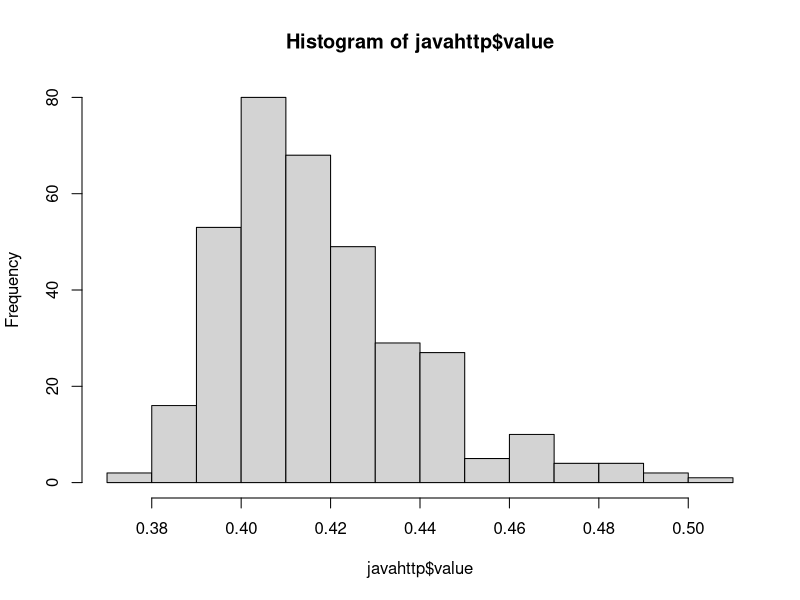
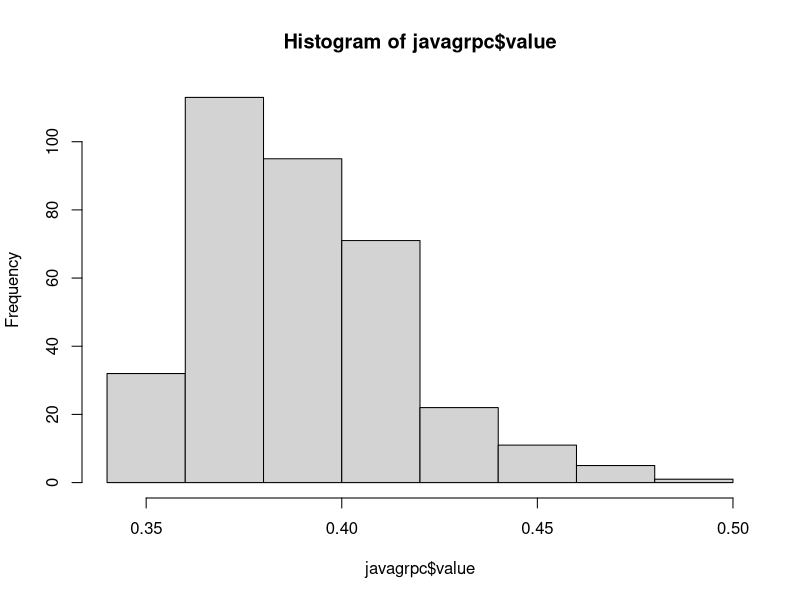
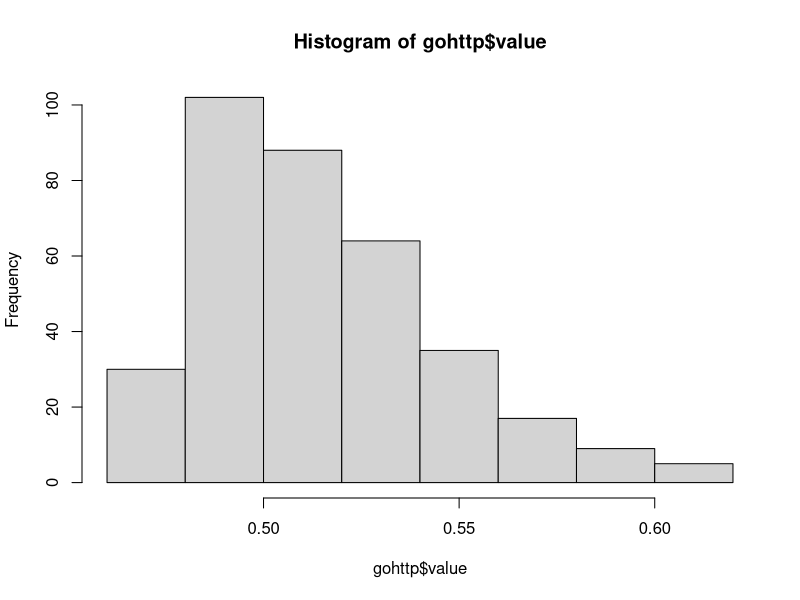
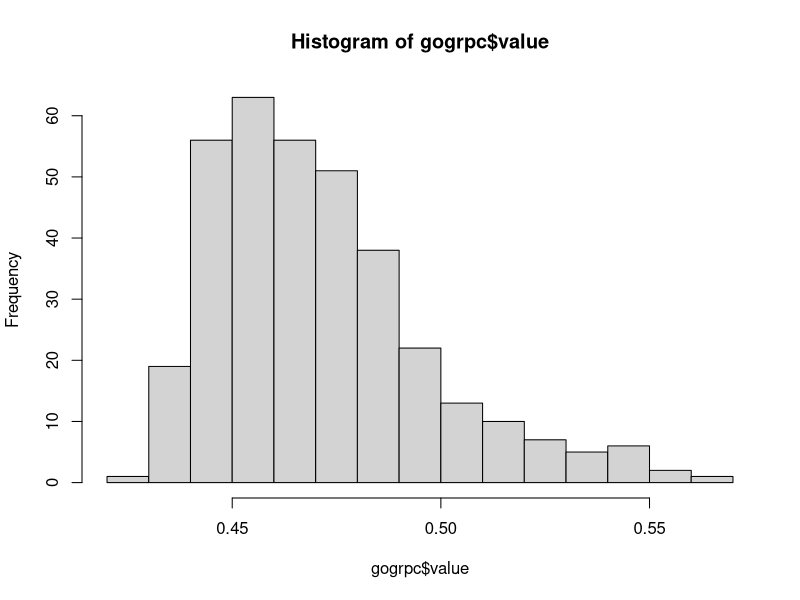

Write R code to recreate these figures, in order.
library(tidyverse)
library(readr)
database <- read_csv("dados/experimento1.csv")

exp1 <- filter(database, request_size=="big", experiment_id==7)
javahttp <- filter(exp1, app_name=="javahttp")
javagrpc <- filter(exp1, app_name=="javagrpc")
gohttp <- filter(exp1, app_name=="gohttp")
gogrpc <- filter(exp1, app_name=="gogrpc")

# test data normality with histogram and shapiro test

hist(javahttp$value, breaks="Sturges")
hist(javagrpc$value, breaks="Sturges")
hist(gohttp$value, breaks="Sturges")
hist(gogrpc$value, breaks="Sturges")

shapiro.test(javahttp$value)
shapiro.test(javagrpc$value)
shapiro.test(gohttp$value)
shapiro.test(gogrpc$value)

